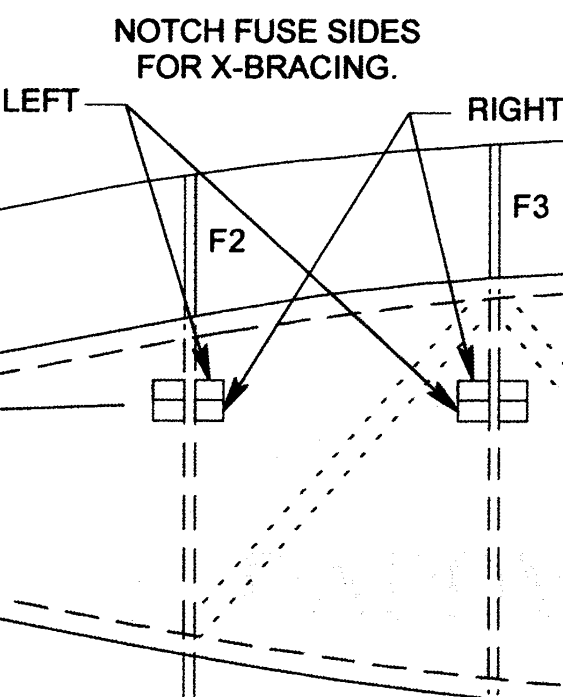
#> input picture IMG_9236.JPEG, 1125 x 1394 px (shown at 1/2 size)
$ python test_detection.py
#> lines starting #> are read from the running program, lines starting #| are printed output that depends on the picture; after the words box and inside, x2 and y2 are one past the last pixel; in counts of white or black regions, pixels touching at a corner belong together
#> in visualize_detection, img is the input picture: shape (1394, 1125, 3); min 0, max 255, mean 237.9
### remove_text_leaders.py
"""
Programmatically remove text and leaders (arrows/pointers) from technical diagrams.

This script uses OpenCV to detect and remove text labels and leader lines
from blueprint-style technical drawings while preserving structural elements.
"""

import cv2
import numpy as np
from pathlib import Path
import argparse


def detect_text_regions(image, method='morphology'):
    """
    Detect text regions in the image.

    Args:
        image: Input grayscale image
        method: 'morphology' or 'ocr' (morphology is faster, OCR is more accurate)

    Returns:
        Binary mask of text regions
    """
#> called with method = 'morphology'
    if method == 'morphology':
        # Method 1: Morphological operations to detect text-like patterns
        # Text in technical drawings is usually small, dense, and rectangular

        # Use adaptive thresholding for better text detection
        # This handles varying lighting/contrast better
        binary = cv2.adaptiveThreshold(image, 255, cv2.ADAPTIVE_THRESH_GAUSSIAN_C,
                                      cv2.THRESH_BINARY, 11, 2)
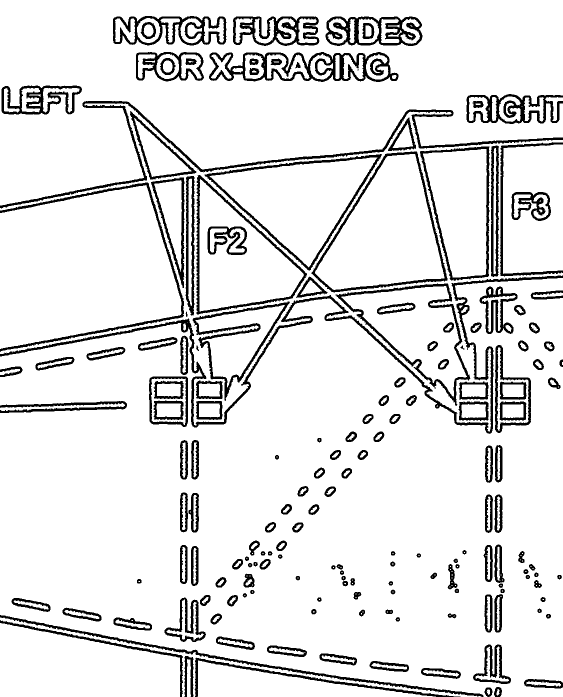
#> binary: shape (1394, 1125) (shown at 1/2 size); 89% white; 173 black regions (1 under 20 px), largest, box (x1, y1, x2, y2) and area: (0, 551, 1125, 868) 12755, (0, 202, 1125, 417) 8765, (418, 104, 797, 164) 8200

        # Also try simple threshold for comparison
        _, binary_simple = cv2.threshold(image, 127, 255, cv2.THRESH_BINARY)
#> binary_simple: shape (1394, 1125); 6.7% white; 199 white regions (80 under 20 px), largest, box (x1, y1, x2, y2) and area: (0, 207, 1125, 863) 42943, (0, 1235, 963, 1394) 6203, (533, 109, 619, 158) 2011

        # Combine both thresholding methods
        binary = cv2.bitwise_or(binary, binary_simple)
#> binary: shape (1394, 1125); 89.1% white; 173 black regions (1 under 20 px), largest, box (x1, y1, x2, y2) and area: (0, 551, 1125, 868) 12678, (0, 202, 1125, 417) 8729, (418, 104, 797, 164) 8171

        # Create kernels for different text orientations
        # Use multiple kernel sizes to catch different text sizes
        img_diagonal = np.sqrt(image.shape[0]**2 + image.shape[1]**2)
        kernel_size_h = max(20, int(img_diagonal * 0.03))  # ~3% of diagonal
        kernel_size_v = max(20, int(img_diagonal * 0.03))

        # Horizontal text (wider than tall)
        horizontal_kernel = cv2.getStructuringElement(cv2.MORPH_RECT, (kernel_size_h, 1))
        detected_horizontal = cv2.morphologyEx(binary, cv2.MORPH_CLOSE, horizontal_kernel)
#> detected_horizontal: shape (1394, 1125); 99.2% white; 51 black regions, largest, box (x1, y1, x2, y2) and area: (837, 276, 1125, 294) 1184, (0, 804, 252, 814) 1038, (0, 815, 252, 825) 956

        # Vertical text (taller than wide)
        vertical_kernel = cv2.getStructuringElement(cv2.MORPH_RECT, (1, kernel_size_v))
        detected_vertical = cv2.morphologyEx(binary, cv2.MORPH_CLOSE, vertical_kernel)
#> detected_vertical: shape (1394, 1125); 98.4% white; 89 black regions, largest, box (x1, y1, x2, y2) and area: (1001, 291, 1006, 552) 1144, (982, 292, 987, 554) 1139, (372, 353, 377, 604) 1087

        # Smaller kernels for smaller text
        small_h_kernel = cv2.getStructuringElement(cv2.MORPH_RECT, (max(15, kernel_size_h//2), 1))
        small_v_kernel = cv2.getStructuringElement(cv2.MORPH_RECT, (1, max(15, kernel_size_v//2)))
        detected_small_h = cv2.morphologyEx(binary, cv2.MORPH_CLOSE, small_h_kernel)
#> detected_small_h: shape (1394, 1125); 97.1% white; 278 black regions, largest, box (x1, y1, x2, y2) and area: (399, 301, 770, 341) 1639, (411, 310, 764, 350) 1625, (650, 1352, 967, 1391) 1365
        detected_small_v = cv2.morphologyEx(binary, cv2.MORPH_CLOSE, small_v_kernel)
#> detected_small_v: shape (1394, 1125); 97.6% white; 160 black regions (1 under 20 px), largest, box (x1, y1, x2, y2) and area: (1001, 292, 1007, 553) 1170, (982, 293, 987, 555) 1139, (372, 354, 377, 605) 1087

        # Combine all detections
        text_mask = cv2.bitwise_or(detected_horizontal, detected_vertical)
#> text_mask: shape (1394, 1125); 100% white; black in thin lines or dots, all inside (x1, y1, x2, y2) = (6, 35, 1090, 849)
        text_mask = cv2.bitwise_or(text_mask, detected_small_h)
        text_mask = cv2.bitwise_or(text_mask, detected_small_v)
#> text_mask: shape (1394, 1125); 100% white; black in thin lines or dots, all inside (x1, y1, x2, y2) = (6, 36, 1090, 849)

        # Also look for isolated text characters (single letters/numbers)
        # Use opening to find small connected components
        kernel_small = cv2.getStructuringElement(cv2.MORPH_RECT, (3, 3))
        isolated = cv2.morphologyEx(binary, cv2.MORPH_OPEN, kernel_small)
#> isolated: shape (1394, 1125); 88.9% white; 161 black regions, largest, box (x1, y1, x2, y2) and area: (0, 551, 1125, 868) 12892, (0, 202, 1125, 417) 8834, (418, 104, 797, 164) 8370
        isolated = cv2.morphologyEx(isolated, cv2.MORPH_CLOSE, kernel_small)
#> isolated: shape (1394, 1125); 88.9% white; 167 black regions (3 under 20 px)

        # Find all connected components in the binary image
        # This helps catch text that might not be caught by morphological operations
        num_labels, labels, stats, centroids = cv2.connectedComponentsWithStats(binary, connectivity=8)
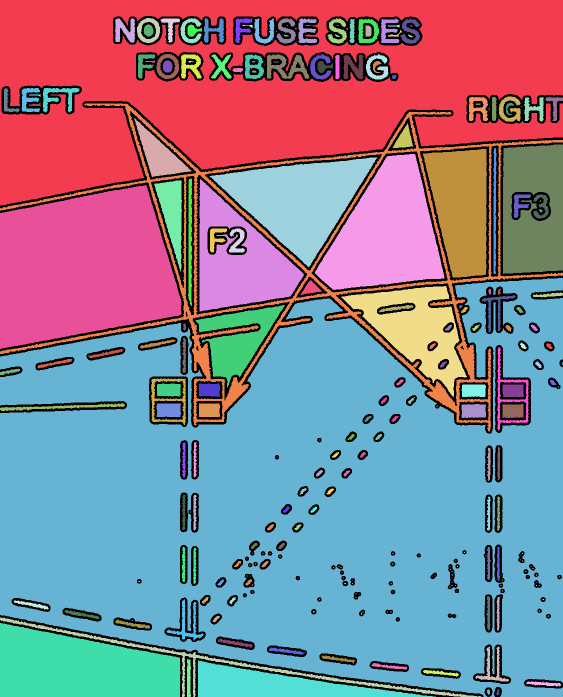
#> labels: shape (1394, 1125) int32 (shown at 1/2 size); 266 distinct labels, from 0 to 265; one colour per label, 0 black
#> num_labels = 266; stats = 266 rows, first 6: [0, 32, 1125, 1362, 171130], [0, 0, 1125, 411, 283242], [230, 37, 40, 48, 1178], [274, 36, 47, 50, 1028], [321, 37, 39, 48, 643], [361, 36, 42, 51, 872]; centroids = 266 pairs, first value 15.99 to 1124, second value 50.25 to 1384.3

        # Find contours of text regions
        contours, _ = cv2.findContours(text_mask, cv2.RETR_EXTERNAL, cv2.CHAIN_APPROX_SIMPLE)
#> contours = [[[0, 0], [0, 1393], [1124, 1393], [1124, 0]]]
        isolated_contours, _ = cv2.findContours(isolated, cv2.RETR_EXTERNAL, cv2.CHAIN_APPROX_SIMPLE)
#> isolated_contours = 25 contours, 2 with area under 20; largest, box (x1, y1, x2, y2) and area: (0, 556, 1125, 1394) 708490, (0, 0, 1125, 411) 341016, (0, 207, 1125, 862) 270891, (0, 371, 363, 698) 89856, (0, 1246, 361, 1394) 40190

        # Combine both sets of contours
        all_contours = list(contours) + list(isolated_contours)
#> all_contours = 26 contours, 2 with area under 20; largest, box (x1, y1, x2, y2) and area: (0, 0, 1125, 1394) 1565732, (0, 556, 1125, 1394) 708490, (0, 0, 1125, 411) 341016, (0, 207, 1125, 862) 270891, (0, 371, 363, 698) 89856

        # Add connected components that look like text
        img_area = image.shape[0] * image.shape[1]
        for i in range(1, num_labels):  # Skip background (label 0)
            x = stats[i, cv2.CC_STAT_LEFT]
            y = stats[i, cv2.CC_STAT_TOP]
            w = stats[i, cv2.CC_STAT_WIDTH]
            h = stats[i, cv2.CC_STAT_HEIGHT]
            area = stats[i, cv2.CC_STAT_AREA]
            aspect_ratio = w / h if h > 0 else 0

            # Check if this component looks like text
            max_area = min(3000, img_area * 0.015)
            if (10 < area < max_area and
                0.1 < aspect_ratio < 12 and
                w > 3 and h > 3 and
                w < 350 and h < 350):  # Reasonable size limits
                # Create contour from bounding box
                rect = np.array([[x, y], [x+w, y], [x+w, y+h], [x, y+h]], dtype=np.int32)
                all_contours.append(rect.reshape(-1, 1, 2))
#> this loop made 265 passes
#> (x, y, w, h, area, aspect_ratio, rect) on passes 2 to 6: (230, 37, 40, 48, 1178, 0.833, [[230, 37], [270, 37], [270, 85], [230, 85]]), (274, 36, 47, 50, 1028, 0.94, [[274, 36], [321, 36], [321, 86], [274, 86]]), (321, 37, 39, 48, 643, 0.812, [[321, 37], [360, 37], [360, 85], [321, 85]]), (361, 36, 42, 51, 872, 0.824, [[361, 36], [403, 36], [403, 87], [361, 87]]), (408, 37, 40, 48, 938, 0.833, [[408, 37], [448, 37], [448, 85], [408, 85]])

        # Filter contours by size and aspect ratio (text is typically small and rectangular)
        text_regions = np.zeros_like(image)
        img_area = image.shape[0] * image.shape[1]

        for contour in all_contours:
            x, y, w, h = cv2.boundingRect(contour)
            area = cv2.contourArea(contour)
            aspect_ratio = w / h if h > 0 else 0

            # Text characteristics based on analysis:
            # - Missed text can be larger: area up to ~2700, width up to ~300, height up to ~290
            # - Small to medium size (not too large relative to image)
            # - Reasonable aspect ratio (not extremely wide or tall)
            # - Minimum area to filter noise, but lower threshold for small text
            max_area = min(3000, img_area * 0.015)  # Max 1.5% of image or 3000 pixels (increased)
            min_area = 10  # Lower minimum to catch small text

            # More lenient aspect ratio for text (can be square-ish or slightly rectangular)
            # Text can be wider or taller depending on orientation
            if (min_area < area < max_area and
                0.1 < aspect_ratio < 12 and  # More lenient for wider text
                w > 3 and h > 3):
                # Fill the bounding rectangle with padding
                padding = 3
                x1 = max(0, x - padding)
                y1 = max(0, y - padding)
                x2 = min(image.shape[1], x + w + padding)
                y2 = min(image.shape[0], y + h + padding)
                cv2.rectangle(text_regions, (x1, y1), (x2, y2), 255, -1)
#> this loop made 169 passes
#> contour on passes 1, 2, 27: [[0, 0], [0, 1393], [1124, 1393], [1124, 0]], [[957, 1392], [957, 1393], [960, 1393], [960, 1392]], [[230, 37], [270, 37], [270, 85], [230, 85]]
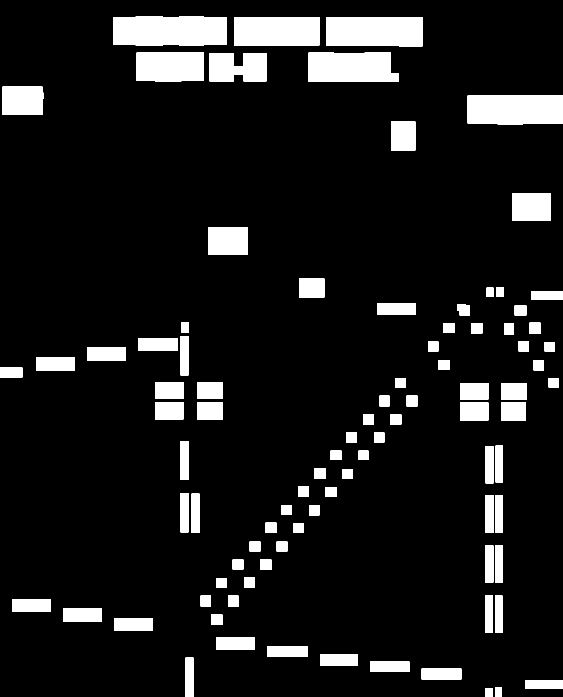
#> text_regions: shape (1394, 1125) (shown at 1/2 size); 10.3% white; 91 white regions, largest, box (x1, y1, x2, y2) and area: (227, 33, 453, 92) 12916, (652, 34, 845, 93) 11127, (935, 190, 1125, 249) 10840

        return text_regions

    elif method == 'ocr':
        # Method 2: Use OCR to detect text regions (requires pytesseract)
        try:
            import pytesseract
            from PIL import Image

            # Get text bounding boxes
            data = pytesseract.image_to_data(Image.fromarray(image), output_type=pytesseract.Output.DICT)

            text_regions = np.zeros_like(image)
            n_boxes = len(data['text'])
            for i in range(n_boxes):
                if int(data['conf'][i]) > 0:  # Confidence > 0
                    x, y, w, h = data['left'][i], data['top'][i], data['width'][i], data['height'][i]
                    cv2.rectangle(text_regions, (x, y), (x + w, y + h), 255, -1)

            return text_regions
        except ImportError:
            print("pytesseract not available, falling back to morphology method")
            return detect_text_regions(image, method='morphology')


def detect_leaders(image):
    """
    Detect leader lines (arrows/pointers) in the image.

    Leaders are typically:
    - Very short line segments (much shorter than structural elements)
    - Often connected to text
    - May have arrowheads

    Returns:
        Binary mask of leader regions
    """
    # Threshold to get binary image
    _, binary = cv2.threshold(image, 127, 255, cv2.THRESH_BINARY)

    # Detect edges for line detection
    edges = cv2.Canny(image, 50, 150, apertureSize=3)
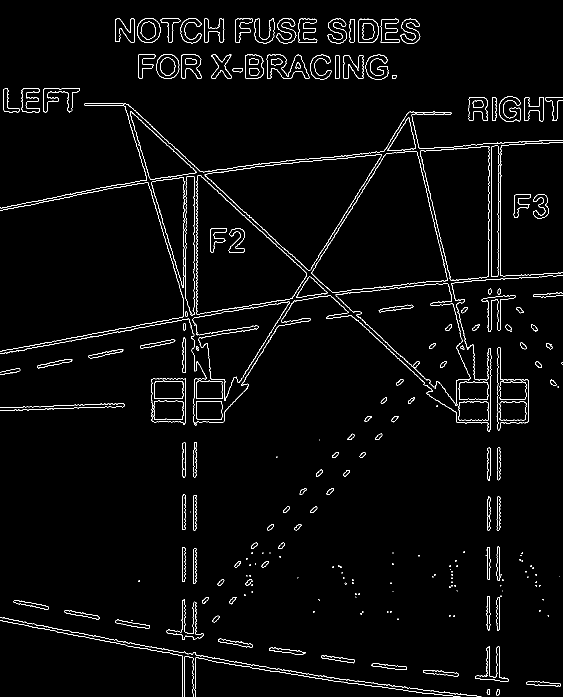
#> edges: shape (1394, 1125) (shown at 1/2 size); 2.5% white in thin lines or dots

    # Detect lines using HoughLinesP
    # Adjust parameters based on image size
    img_diagonal = np.sqrt(image.shape[0]**2 + image.shape[1]**2)

    # Leaders are MUCH shorter than structural elements
    # Use a more conservative max length (only very short lines)
    max_leader_length = int(img_diagonal * 0.08)  # Max 8% of diagonal (was 15%)
    min_leader_length = 3

    lines = cv2.HoughLinesP(edges, 1, np.pi/180, threshold=25,
                            minLineLength=min_leader_length, maxLineGap=2)

    leader_mask = np.zeros_like(image)

    if lines is not None:
        for line in lines:
            x1, y1, x2, y2 = line[0]
            length = np.sqrt((x2 - x1)**2 + (y2 - y1)**2)

            # Only accept very short lines as leaders
            # This avoids removing structural elements
            if min_leader_length < length < max_leader_length:
                # Check if line is isolated (not part of a larger structure)
                # Draw line with minimal thickness
                thickness = 2
                cv2.line(leader_mask, (x1, y1), (x2, y2), 255, thickness)
#> this loop made 2039 passes
#> line on passes 1 to 3: [[565, 637, 588, 601]], [[371, 766, 371, 757]], [[666, 595, 678, 606]]
#> leader_mask: shape (1394, 1125); 4.8% white; 848 white regions (71 under 20 px), largest, box (x1, y1, x2, y2) and area: (622, 303, 804, 587) 2142, (168, 206, 402, 345) 1259, (509, 450, 656, 596) 1116

    # Detect small isolated features that might be arrowheads or line endpoints
    # Use morphological operations to find small blobs
    kernel_small = np.ones((3, 3), np.uint8)
    kernel_medium = np.ones((5, 5), np.uint8)

    # Find small bright features
    small_features = cv2.morphologyEx(binary, cv2.MORPH_OPEN, kernel_small)
#> small_features: shape (1394, 1125); 6.6% white; 120 white regions (1 under 20 px), largest, box (x1, y1, x2, y2) and area: (0, 207, 1125, 862) 42325, (0, 1235, 954, 1394) 6106, (534, 109, 618, 157) 1992
    small_features = cv2.morphologyEx(small_features, cv2.MORPH_CLOSE, kernel_medium)
#> small_features: shape (1394, 1125); 6.7% white; 115 white regions, largest, box (x1, y1, x2, y2) and area: (0, 207, 1125, 862) 43489, (0, 1235, 961, 1394) 6342, (230, 36, 320, 86) 2263

    # Find contours (potential arrowheads or line endpoints)
    contours, _ = cv2.findContours(small_features, cv2.RETR_EXTERNAL, cv2.CHAIN_APPROX_SIMPLE)
    img_area = image.shape[0] * image.shape[1]

    for contour in contours:
        area = cv2.contourArea(contour)
        x, y, w, h = cv2.boundingRect(contour)

        # Only very small isolated features are likely arrowheads
        # Be more conservative to avoid removing structural elements
        max_feature_area = min(150, img_area * 0.0005)  # Max 0.05% of image or 150 pixels (was 300)
        if 3 < area < max_feature_area and w < 30 and h < 30:  # Smaller max size
            # Check if feature is isolated (not near large structures)
            # This helps avoid removing parts of structural elements
            cv2.drawContours(leader_mask, [contour], -1, 255, -1)
#> this loop made 109 passes
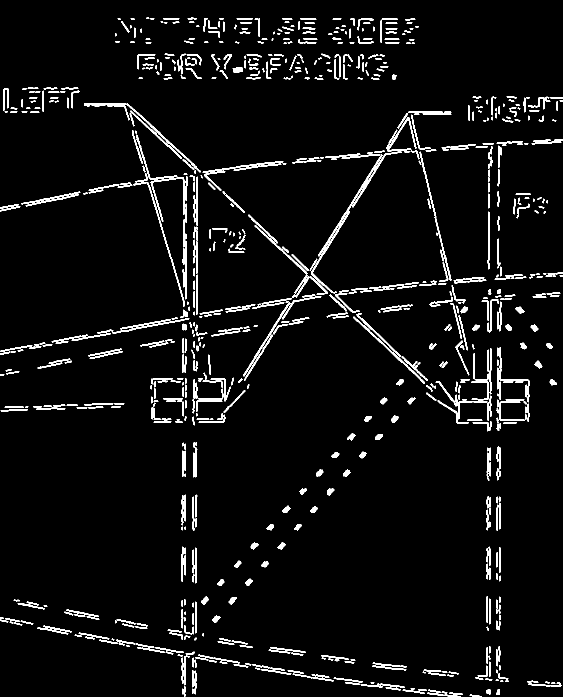
#> leader_mask: shape (1394, 1125) (shown at 1/2 size); 4.9% white; 821 white regions (70 under 20 px), largest, box (x1, y1, x2, y2) and area: (622, 303, 804, 587) 2142, (168, 206, 402, 345) 1259, (509, 450, 656, 596) 1116

    return leader_mask


# [170 lines left out: functions filter_structural_elements, remove_text_and_leaders, main, not called in this run]


# [2 lines that do not run on import are left out]

### test_detection.py
"""
Diagnostic script to visualize text and leader detection on sample images.
This helps tune the detection parameters.
"""

import cv2
import numpy as np
from pathlib import Path
import matplotlib.pyplot as plt


def visualize_detection(image_path):
    """Visualize what the script detects as text and leaders."""

    # Read image
    img = cv2.imread(str(image_path))
    if img is None:
        print(f"Could not read image: {image_path}")
        return

    gray = cv2.cvtColor(img, cv2.COLOR_BGR2GRAY)

    # Check if we need to invert
    if np.mean(gray) > 127:
        work_image = 255 - gray
        print("Image inverted for processing (white background detected)")
    else:
        work_image = gray.copy()

    # Import detection functions
    from remove_text_leaders import detect_text_regions, detect_leaders

    # Detect text
    print("Detecting text regions...")
    text_mask = detect_text_regions(work_image, method='morphology')

    # Detect leaders
    print("Detecting leader lines...")
    leader_mask = detect_leaders(work_image)

    # Combine masks
    combined_mask = cv2.bitwise_or(text_mask, leader_mask)

    # Create visualization
    fig, axes = plt.subplots(2, 3, figsize=(15, 10))

    # Original
    axes[0, 0].imshow(cv2.cvtColor(img, cv2.COLOR_BGR2RGB))
    axes[0, 0].set_title('Original Image')
    axes[0, 0].axis('off')

    # Grayscale
    axes[0, 1].imshow(gray, cmap='gray')
    axes[0, 1].set_title('Grayscale')
    axes[0, 1].axis('off')

    # Work image
    axes[0, 2].imshow(work_image, cmap='gray')
    axes[0, 2].set_title('Work Image (for detection)')
    axes[0, 2].axis('off')

    # Text mask
    axes[1, 0].imshow(text_mask, cmap='hot')
    axes[1, 0].set_title(f'Text Detection ({np.sum(text_mask > 0)} pixels)')
    axes[1, 0].axis('off')

    # Leader mask
    axes[1, 1].imshow(leader_mask, cmap='hot')
    axes[1, 1].set_title(f'Leader Detection ({np.sum(leader_mask > 0)} pixels)')
    axes[1, 1].axis('off')

    # Combined mask overlaid on original
    overlay = img.copy()
    combined_mask_rgb = cv2.cvtColor(combined_mask, cv2.COLOR_GRAY2BGR)
    overlay[combined_mask > 0] = [0, 255, 0]  # Green overlay
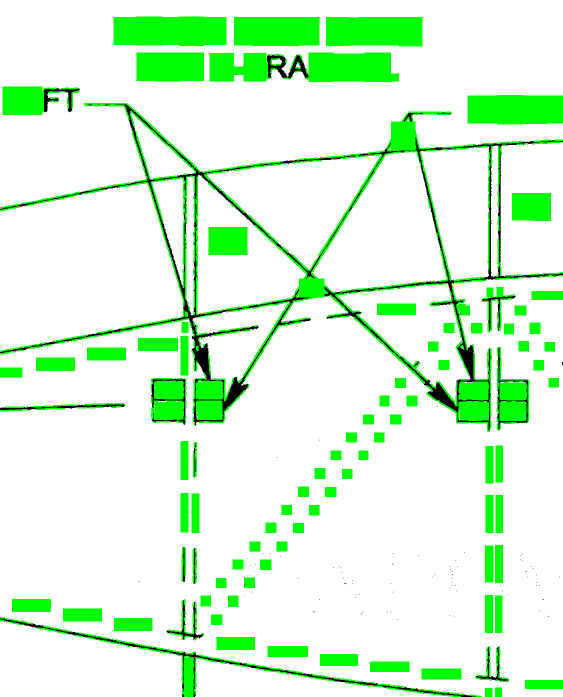
#> overlay: shape (1394, 1125, 3) (shown at 1/2 size); 13.36% of pixels changed, all inside (x1, y1, x2, y2) = (0, 33, 1125, 1394)
    result = cv2.addWeighted(img, 0.7, overlay, 0.3, 0)
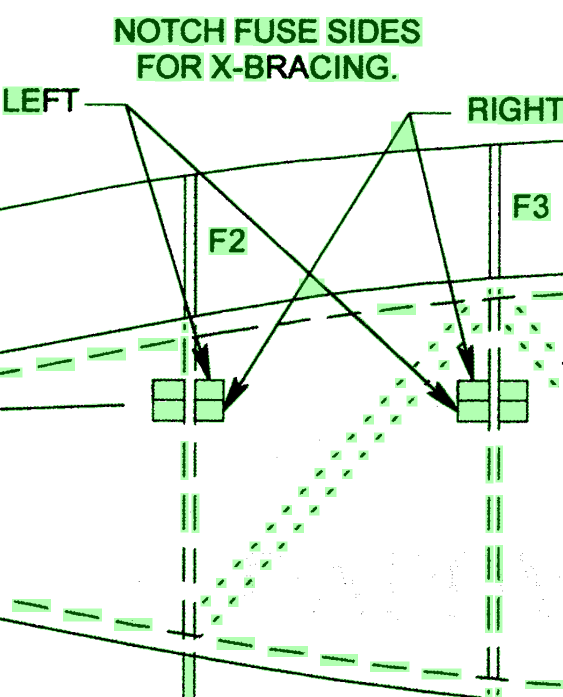
#> result: shape (1394, 1125, 3) (shown at 1/2 size); mean B, G, R 231, 241.3, 231
    axes[1, 2].imshow(cv2.cvtColor(result, cv2.COLOR_BGR2RGB))
    axes[1, 2].set_title('Detection Overlay (Green = to be removed)')
    axes[1, 2].axis('off')

    plt.tight_layout()

    output_path = Path(image_path).stem + '_detection_analysis.png'
    plt.savefig(output_path, dpi=150, bbox_inches='tight')
    print(f"\nVisualization saved to: {output_path}")
    print(f"Text pixels detected: {np.sum(text_mask > 0)}")
#| Text pixels detected: 161652
    print(f"Leader pixels detected: {np.sum(leader_mask > 0)}")
#| Leader pixels detected: 76693
    print(f"Total pixels to remove: {np.sum(combined_mask > 0)}")
#| Total pixels to remove: 209582

    plt.close()


if __name__ == '__main__':
    import sys

    if len(sys.argv) > 1:
        image_path = sys.argv[1]
    else:
        # Default to sample image
        image_path = 'IMG_9236.JPEG'

    visualize_detection(image_path)
